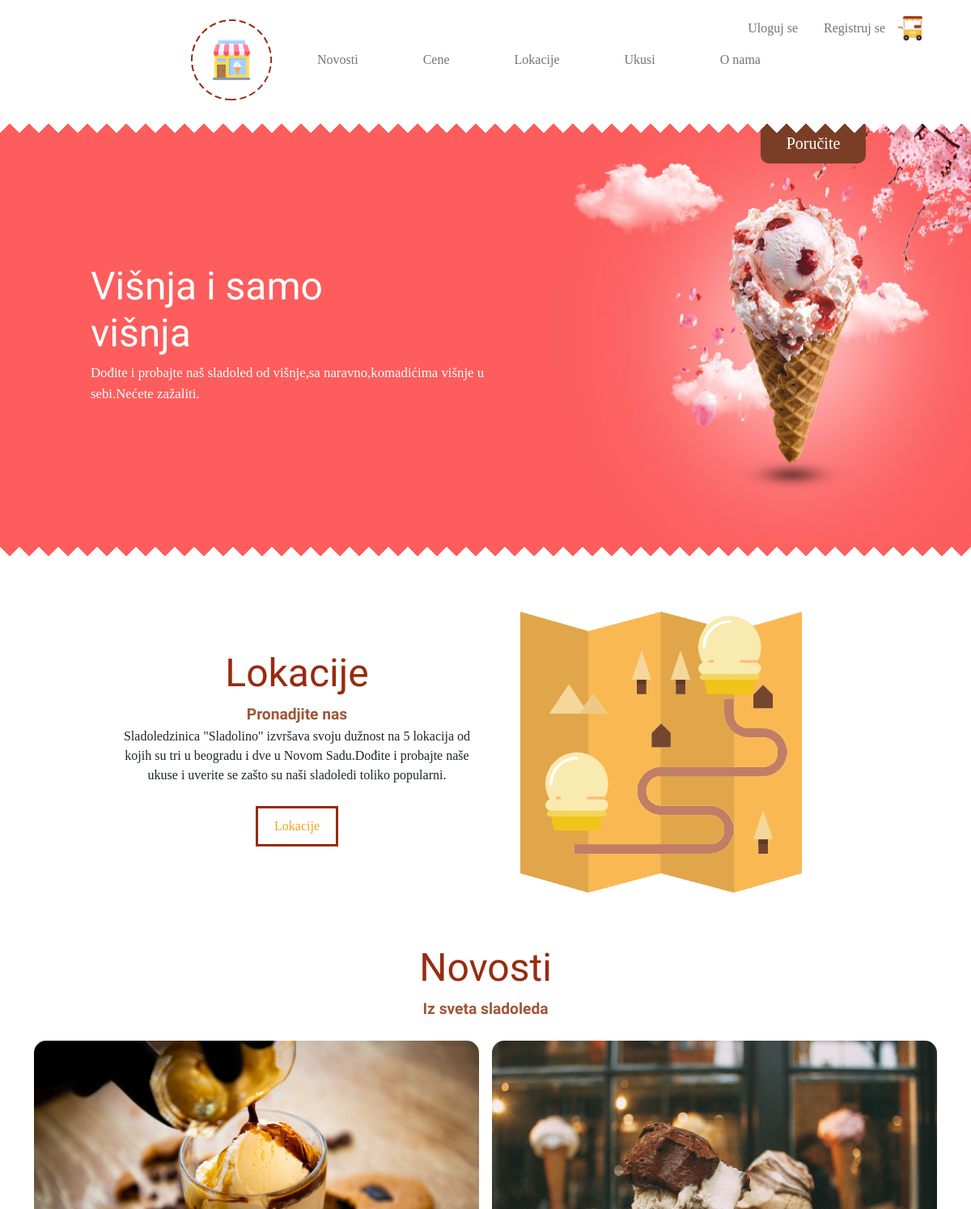
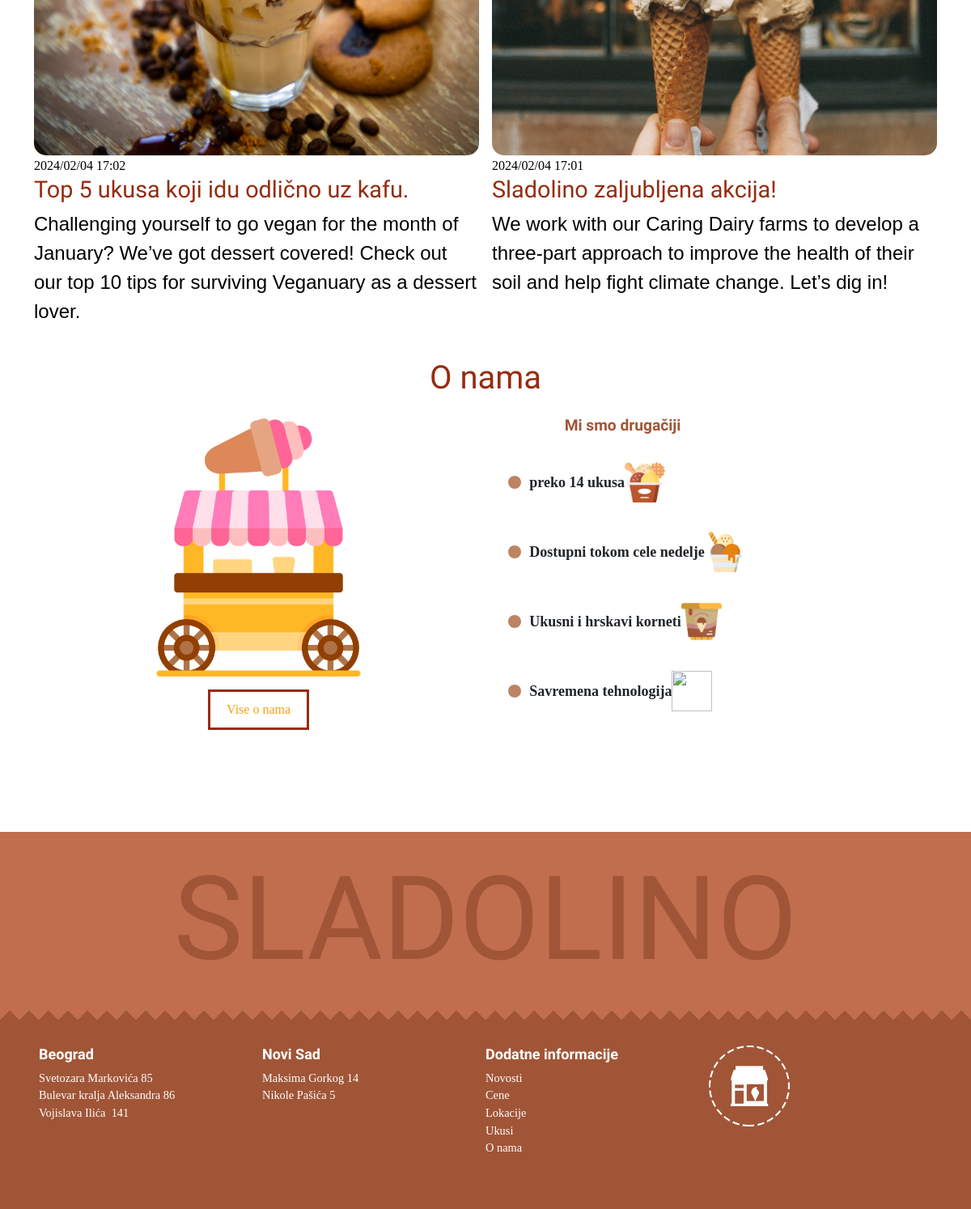
The page / on the database its author committed (2 pictures, top to bottom).
### tables this page shows
CREATE TABLE `navigacija` (
  `id_navigacija` int NOT NULL,
  `naziv` varchar(50) NOT NULL,
  `link` varchar(50) DEFAULT NULL,
  `id_roditelj` int DEFAULT NULL
);

CREATE TABLE `clanci` (
  `id_clanak` int NOT NULL,
  `naslov` varchar(200) NOT NULL,
  `tekst` varchar(15000) NOT NULL,
  `slika` varchar(200) NOT NULL,
  `datum` datetime NOT NULL DEFAULT CURRENT_TIMESTAMP,
  `id_kategorija` int NOT NULL
);

CREATE TABLE `gradovi` (
  `id_grad` int NOT NULL,
  `naziv` varchar(50) NOT NULL
);

CREATE TABLE `lokacije` (
  `id_lokacija` int NOT NULL,
  `id_grad` int NOT NULL,
  `naziv_ulice` varchar(50) NOT NULL,
  `broj_ulice` int NOT NULL,
  `id_radno_vreme` int NOT NULL,
  `telefon` varchar(20) NOT NULL,
  `id_radno_vreme_dostave` int NOT NULL,
  `latituda` double(12,7) NOT NULL,
  `longituda` double(12,7) NOT NULL
);

### index.php (called while the page is built, shortened)
<?php
include "views/fixed/head.php";
?>
<?php
            include "views/fixed/nav.php";
            include "views/swiperHome.php";
            include "views/lokacija_home.php";
            include "views/News.php";
            include "views/Info.php";
           include "views/fixed/footer.php";
?>

### models/functions.php (called while the page is built, shortened)
<?php
        function dohvatiBrojClankova($limit){
            global $conn;
            $upit="SELECT * FROM clanci order by RAND() LIMIT :limit";
            $podaci=$conn->prepare($upit);
            $podaci->bindParam(":limit",$limit,PDO::PARAM_INT);
            $podaci->execute();
            $rezultat=$podaci->fetchAll();
            return $rezultat;
        }
        function dohvatiIzBaze($tabela){
            global $conn;
            $upit="SELECT * from $tabela";
            $podaci=$conn->query($upit);
            $podaci->execute();
            $rezultat=$podaci->fetchAll();
            return $rezultat;
        }
        function dohvatiLinkove(){
            global $conn;
            $upit="SELECT * from navigacija";
            $podaci=$conn->query($upit);
            $podaci->execute();
            $rezultat=$podaci->fetchAll();
            return $rezultat;
        }
?>

### views/News.php (the view)
<?php
        $clanciHome=dohvatiBrojClankova(2);
?>
<div class="  text-center d-flex flex-column justify-content-center align-items-center"><h3 class="naslov_h3  Bungee">Novosti</h3><p class="MarckScript underTittle">Iz sveta sladoleda</p></div>
<div class="box-wrapp d-flex justify-content-center ">
<?php foreach($clanciHome as $clanak):
        $stariFormat=strtotime($clanak->datum);
        $noviFormat = date('Y/m/d H:i', $stariFormat);
        ?>
<Div class="news_stories_home m-2 d-flex flex-column align-items-center">
<a href="views/news_article.php?id=<?=$clanak->id_clanak ?>" class="news_info_home mx-4 d-flex flex-column justify-content-start text-decoration-none">
<Div class="news_image_home">
        <?php if(str_starts_with($clanak->slika,'https://')): ?>
                <img src="<?=substr($clanak->slika,strpos($clanak->slika,"../"))?>">
                <?php else: ?>
                        <img src="assets/img/<?=$clanak->slika?>"/>
                <?php endif ?>
        </Div>
        <div >
        <span class="font-Linotte text-black"><?=$noviFormat ?></span>
            <h2><?=$clanak->naslov ?></h2>
            <p class="text-black"><?=$clanak->tekst?></p>
        </div>
        </a>
     </Div>
     <?php endforeach ?>
</div>

### views/fixed/nav.php (shortened to what this page needs)
<?php include "head.php" ;
      if(!in_array('views',$path_info)){
        include "models/functions.php";
      }
      else{
        require_once "../models/setup.php";
        include "../models/functions.php";
      }
      $linkovi=dohvatiLinkove();
?>
<body>
<div class="body_wrapper h-100  mx-auto d-flex flex-column bg-white">
<header>
  <?php
      if(!in_array('views',$path_info)):
  ?>
    <nav class="navbar navbar-expand-lg bg-white navigacija  d-flex justify-content-center ">
  <div class="collapse navbar-collapse flex-grow-0 p-3 px-5" id="navbarSupportedContent">
    <ul class="navbar-nav mr-auto nav-lista d-flex justify-content-even align-items-center">
    <li>
      <a class="navbar-brand p-3" href="#"><img src="assets/img/logo_IceCream.png" alt="Sladolino logo" width="100" height="100" class="Logo "></a>
      </li>
    <?php foreach($linkovi as $link): ?>
      <?php if($link->naziv !='Admin'): ?>
    <li class="nav-item active m-3 mx-3">
        <a class="nav-link font-Linotte" href="./views/<?=$link->link?>"><?=$link->naziv?> <span class="sr-only"></span></a>
      </li>
      <?php endif ?>
      <?php endforeach ?>
    </ul>
    <div class="user  d-flex justify-content-center align-items-center">
<?php if(!isset($_SESSION['korisnik'])): ?>
              <a href="views/login.php?dugmeUloguj=true" class="text-decoration-none font-Linotte sign_up m-3">Uloguj se </a>
              <a href="views/register.php" class="text-decoration-none font-Linotte sign_up m-3">Registruj se </a>
              <?php endif?>
      <a href="views/order.php"><img src="assets/img/ice_cream_cart.png" alt="Kolica sa sladoledom" width="30" height="30"></a>
    </div>
  </div>
</nav>
<?php endif ?>
    </header>

### views/fixed/footer.php (shortened to what this page needs)
<?php  $Gradovi=dohvatiIzBaze('gradovi');
        $lokacije=dohvatiIzBaze('lokacije');
        $linkovi=dohvatiIzBaze('navigacija');
?>
<div class="footer_wrap h-100">
    <div class="firstLayer w-100 h-25 text-center">
        <span >SLADOLINO</span>
    </div>
    <div class="secondLayer w-100 h-75 p-5">
        <div class="text_box d-flex flex-md-row flex-column-reverse justify-content-center align-items-start">
            <?php foreach($Gradovi as $grad): ?>
                <div class="footer_text col-md-3 col-12 h-75 font-Linotte text-white">
            <h4 class="Bungee"><?=$grad->naziv?></h4>
                <ul>
                    <?php foreach($lokacije as $lokacija): ?>
                        <?php if($lokacija->id_grad == $grad->id_grad): ?>
                            <?php if(!in_array('views',$path_info)): ?>
                        <li class=" text-white"><a href="views/locations.php" class="lok_nav_footer"><?=$lokacija->naziv_ulice?>&nbsp<?=$lokacija->broj_ulice ?></a></li>
                        <?php endif ?>
                        <?php endif ?>
                        <?php endforeach?>
                </ul>
            </div>
                <?php endforeach ?>
            <div class="footer_text  col-md-3 col-12 h-75 font-Linotte text-white">
            <h4 class="Bungee">Dodatne informacije</h4>
            <ul >
                <?php foreach($linkovi as $link): ?>
                    <?php if(!in_array('views',$path_info)): ?>
                    <li class=" text-white"><a class="lok_nav_footer" href="views/<?=$link->link?>"><?=$link->naziv?></a></li>
                    <?php endif ?>
                    <?php endforeach ?>
                </ul>
            </div>
            <?php if(!in_array('views',$path_info)):
    ?>
            <div class="footer_text col-md-3 col-12 h-75 font-Linotte"><a href="index.php"><img src="assets/img/logo_IceCream - Copy.png" width="100" height="100"></a></div>
            <?php endif ?>
        </div>
    </div>
</div>
</div>

### assets/css/style.css (style rules this page uses)
* { margin: 0; padding: 0; }
.navbar { position: relative; z-index: 3; }
.user { position: absolute; top: 5%; right: 5%; }
.navbar-nav li { font-size: 1rem !important; }
.celija p,img { color: #fff; }
.footer_text ul li { font-size: 1.2vw ; }
.body_wrapper { border-right: 3px solid #a52a2a; border-left: 3px solid brown; box-shadow: 0 0 12px ; position: relative; }
.naslov_h3 { font-size:3rem; }
.font-Linotte { font-family: "Linotte" !important; }
h3 { color:#972c0f; }
h2 { color:#972c0f; }
.text-block-about p,li { font-size:0.90vw; }
.footer_wrap { margin-top: 100px; }
.firstLayer { background-color: #c06e4e; font-family: 'Bungee', sans-serif; font-size: 5vw; align-items: center; display: flex; justify-content: center; color:#a15537 ; }
.Bungee { font-family: 'Bungee', sans-serif; }
.secondLayer { background-color:#a15537 ; position: relative; }
.sign_up { color: rgba(0,0,0,.55); }
.secondLayer::before { content:''; position:absolute; top:0; left:0; width: 100%; height: 24px; background: linear-gradient(-135deg,#c06e4e 12px,transparent 0%), linear-gradient(135deg,#c06e4e 12px,transparent 0%); background-size: 24px; }
.secondLayer h4 { font-weight: bold; font-size: 1.5vw; }
.secondLayer ul li { list-style: none; }
ul { padding: 0; }
.lok_nav_footer { text-decoration: none; color: #fff !important; }
.news_stories_home { cursor: pointer; max-width: 550px; }
.news_image_home img { width: 100%; height: 400px; border-radius: 15px; }
.news_info_home { width: 100%; }
.news_info_home h2 { font-family: 'Bungee', sans-serif; font-size: 1.6vw; }
.news_info_home p { font-family: 'Linotte', sans-serif; }
.MarckScript { font-family: 'Marck Script', cursive; }
.underTittle { font-size: 1.6vw; font-weight: bold; color: #a15537; }
@media (max-width:1280px) and (min-width:769px) { .news_info_home h2 { font-size: 2.4vw ; } }
@media (max-width:1280px) and (min-width:769px) { .news_info_home p { font-size: 2vw; } }
@media (max-width:1280px) and (min-width:769px) { .footer_text { justify-content: start !important } }
@media (max-width:1280px) { .nav-item { margin-left: 2rem !important; margin-right: 2rem !important; } }
@media (max-width:1280px) { .navbar-brand { margin-right: 0 !important; } }
@media (max-width:1280px) { .body_wrapper { width: 100% !important; border: none; } }
@media (max-width:1280px) { .firstLayer span { font-size: 12vw; } }
@media (max-width:1280px) { .secondLayer { height: 100% !important; } }
@media (max-width:2560px) { .body_wrapper { width: 75% ; } }
@media (min-width:993px) { body { background-image: url('../img/seamless1.png'); background-size: 30%; background-repeat: repeat; background-attachment:scroll; position: relative; animation-name: bounce-background; animation-timing-function: linear; animation-duration: 16s; animation-iteration-count: infinite; -webkit-animation-name: bounce-background; -webkit-animation-timing-function:linear; -webkit-animation-duration:16s; -webkit-animation-iteration-count:infinite; } }
@media (min-width:993px) { .footer_text ul { padding: 0px ; } }
@media (min-width:993px) { .news_info_home { min-height: 300px; } }

### rows shown on the page
navigacija: naziv "Novosti"
navigacija: naziv "Cene"
navigacija: naziv "Lokacije"
navigacija: naziv "Ukusi"
navigacija: naziv "O nama"
clanci: slika (picture), datum "2024/02/04 17:02", naslov "Top 5 ukusa koji idu odlično uz kafu.", tekst "Challenging yourself to go vegan for the month of January? We’ve got dessert covered! Check out our top 10 tips for surviving Veganuary as a dessert lover."
clanci: slika (picture), datum "2024/02/04 17:01", naslov "Sladolino zaljubljena akcija!", tekst "We work with our Caring Dairy farms to develop a three-part approach to improve the health of their soil and help fight climate change. Let’s dig in!"
gradovi: naziv "Beograd"
lokacije: naziv_ulice "Svetozara Markovića", broj_ulice "85"
lokacije: naziv_ulice "Bulevar kralja Aleksandra", broj_ulice "86"
lokacije: naziv_ulice "Vojislava Ilića", broj_ulice "141"
gradovi: naziv "Novi Sad"
lokacije: naziv_ulice "Maksima Gorkog", broj_ulice "14"
lokacije: naziv_ulice "Nikole Pašića", broj_ulice "5"
